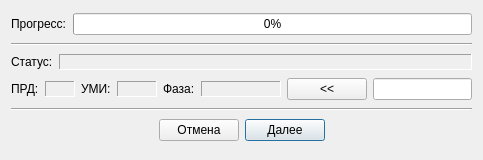
<?xml version="1.0" encoding="UTF-8"?>
<ui version="4.0">
 <class>DlgMeasure</class>
 <widget class="QDialog" name="DlgMeasure">
  <property name="geometry">
   <rect>
    <x>0</x>
    <y>0</y>
    <width>483</width>
    <height>160</height>
   </rect>
  </property>
  <property name="windowTitle">
   <string>Измерение фазы УМИ ПРД</string>
  </property>
  <layout class="QVBoxLayout" name="verticalLayout">
   <item>
    <layout class="QHBoxLayout">
     <item>
      <widget class="QLabel" name="textLabelProgress">
       <property name="text">
        <string>Прогресс:</string>
       </property>
       <property name="wordWrap">
        <bool>false</bool>
       </property>
      </widget>
     </item>
     <item>
      <widget class="QProgressBar" name="progressBar">
       <property name="value">
        <number>0</number>
       </property>
      </widget>
     </item>
    </layout>
   </item>
   <item>
    <widget class="Line" name="line1">
     <property name="frameShape">
      <enum>QFrame::HLine</enum>
     </property>
     <property name="frameShadow">
      <enum>QFrame::Sunken</enum>
     </property>
    </widget>
   </item>
   <item>
    <layout class="QHBoxLayout">
     <item>
      <widget class="QLabel" name="textLabelStatus">
       <property name="sizePolicy">
        <sizepolicy hsizetype="Fixed" vsizetype="Fixed">
         <horstretch>0</horstretch>
         <verstretch>0</verstretch>
        </sizepolicy>
       </property>
       <property name="text">
        <string>Статус:</string>
       </property>
       <property name="wordWrap">
        <bool>false</bool>
       </property>
      </widget>
     </item>
     <item>
      <widget class="QLabel" name="textStatus">
       <property name="sizePolicy">
        <sizepolicy hsizetype="Preferred" vsizetype="Fixed">
         <horstretch>0</horstretch>
         <verstretch>0</verstretch>
        </sizepolicy>
       </property>
       <property name="frameShape">
        <enum>QFrame::Panel</enum>
       </property>
       <property name="frameShadow">
        <enum>QFrame::Sunken</enum>
       </property>
       <property name="text">
        <string/>
       </property>
       <property name="wordWrap">
        <bool>false</bool>
       </property>
      </widget>
     </item>
    </layout>
   </item>
   <item>
    <layout class="QHBoxLayout">
     <item>
      <widget class="QLabel" name="textLabelPrd">
       <property name="sizePolicy">
        <sizepolicy hsizetype="Fixed" vsizetype="Fixed">
         <horstretch>0</horstretch>
         <verstretch>0</verstretch>
        </sizepolicy>
       </property>
       <property name="text">
        <string>ПРД:</string>
       </property>
       <property name="wordWrap">
        <bool>false</bool>
       </property>
      </widget>
     </item>
     <item>
      <widget class="QLabel" name="textPrd">
       <property name="sizePolicy">
        <sizepolicy hsizetype="Fixed" vsizetype="Fixed">
         <horstretch>0</horstretch>
         <verstretch>0</verstretch>
        </sizepolicy>
       </property>
       <property name="minimumSize">
        <size>
         <width>30</width>
         <height>0</height>
        </size>
       </property>
       <property name="frameShape">
        <enum>QFrame::Panel</enum>
       </property>
       <property name="frameShadow">
        <enum>QFrame::Sunken</enum>
       </property>
       <property name="text">
        <string/>
       </property>
       <property name="alignment">
        <set>Qt::AlignCenter</set>
       </property>
       <property name="wordWrap">
        <bool>false</bool>
       </property>
      </widget>
     </item>
     <item>
      <widget class="QLabel" name="textLabelModule">
       <property name="sizePolicy">
        <sizepolicy hsizetype="Fixed" vsizetype="Fixed">
         <horstretch>0</horstretch>
         <verstretch>0</verstretch>
        </sizepolicy>
       </property>
       <property name="text">
        <string>УМИ:</string>
       </property>
       <property name="wordWrap">
        <bool>false</bool>
       </property>
      </widget>
     </item>
     <item>
      <widget class="QLabel" name="textModule">
       <property name="sizePolicy">
        <sizepolicy hsizetype="Fixed" vsizetype="Fixed">
         <horstretch>0</horstretch>
         <verstretch>0</verstretch>
        </sizepolicy>
       </property>
       <property name="minimumSize">
        <size>
         <width>40</width>
         <height>0</height>
        </size>
       </property>
       <property name="frameShape">
        <enum>QFrame::Panel</enum>
       </property>
       <property name="frameShadow">
        <enum>QFrame::Sunken</enum>
       </property>
       <property name="text">
        <string/>
       </property>
       <property name="alignment">
        <set>Qt::AlignCenter</set>
       </property>
       <property name="wordWrap">
        <bool>false</bool>
       </property>
      </widget>
     </item>
     <item>
      <widget class="QLabel" name="textLabelPhase">
       <property name="sizePolicy">
        <sizepolicy hsizetype="Fixed" vsizetype="Fixed">
         <horstretch>0</horstretch>
         <verstretch>0</verstretch>
        </sizepolicy>
       </property>
       <property name="text">
        <string>Фаза:</string>
       </property>
       <property name="wordWrap">
        <bool>false</bool>
       </property>
      </widget>
     </item>
     <item>
      <widget class="QLabel" name="textPhase">
       <property name="sizePolicy">
        <sizepolicy hsizetype="Fixed" vsizetype="Fixed">
         <horstretch>0</horstretch>
         <verstretch>0</verstretch>
        </sizepolicy>
       </property>
       <property name="minimumSize">
        <size>
         <width>80</width>
         <height>0</height>
        </size>
       </property>
       <property name="frameShape">
        <enum>QFrame::Panel</enum>
       </property>
       <property name="frameShadow">
        <enum>QFrame::Sunken</enum>
       </property>
       <property name="text">
        <string/>
       </property>
       <property name="alignment">
        <set>Qt::AlignCenter</set>
       </property>
       <property name="wordWrap">
        <bool>false</bool>
       </property>
      </widget>
     </item>
     <item>
      <widget class="QPushButton" name="pushSetPhase">
       <property name="text">
        <string>&lt;&lt;</string>
       </property>
      </widget>
     </item>
     <item>
      <widget class="QLineEdit" name="linePhase">
       <property name="minimumSize">
        <size>
         <width>80</width>
         <height>0</height>
        </size>
       </property>
      </widget>
     </item>
    </layout>
   </item>
   <item>
    <widget class="Line" name="line2">
     <property name="frameShape">
      <enum>QFrame::HLine</enum>
     </property>
     <property name="frameShadow">
      <enum>QFrame::Sunken</enum>
     </property>
    </widget>
   </item>
   <item>
    <layout class="QHBoxLayout">
     <item>
      <spacer name="spacer1">
       <property name="orientation">
        <enum>Qt::Horizontal</enum>
       </property>
       <property name="sizeType">
        <enum>QSizePolicy::Expanding</enum>
       </property>
       <property name="sizeHint" stdset="0">
        <size>
         <width>40</width>
         <height>20</height>
        </size>
       </property>
      </spacer>
     </item>
     <item>
      <widget class="QPushButton" name="pushCancel">
       <property name="text">
        <string>Отмена</string>
       </property>
      </widget>
     </item>
     <item>
      <widget class="QPushButton" name="pushNext">
       <property name="text">
        <string>Далее</string>
       </property>
       <property name="default">
        <bool>true</bool>
       </property>
      </widget>
     </item>
     <item>
      <spacer name="spacer2">
       <property name="orientation">
        <enum>Qt::Horizontal</enum>
       </property>
       <property name="sizeType">
        <enum>QSizePolicy::Expanding</enum>
       </property>
       <property name="sizeHint" stdset="0">
        <size>
         <width>40</width>
         <height>20</height>
        </size>
       </property>
      </spacer>
     </item>
    </layout>
   </item>
  </layout>
 </widget>
 <layoutdefault spacing="6" margin="11"/>
 <pixmapfunction>qPixmapFromMimeSource</pixmapfunction>
 <tabstops>
  <tabstop>linePhase</tabstop>
  <tabstop>pushSetPhase</tabstop>
  <tabstop>pushNext</tabstop>
  <tabstop>pushCancel</tabstop>
 </tabstops>
 <resources/>
 <connections/>
</ui>
